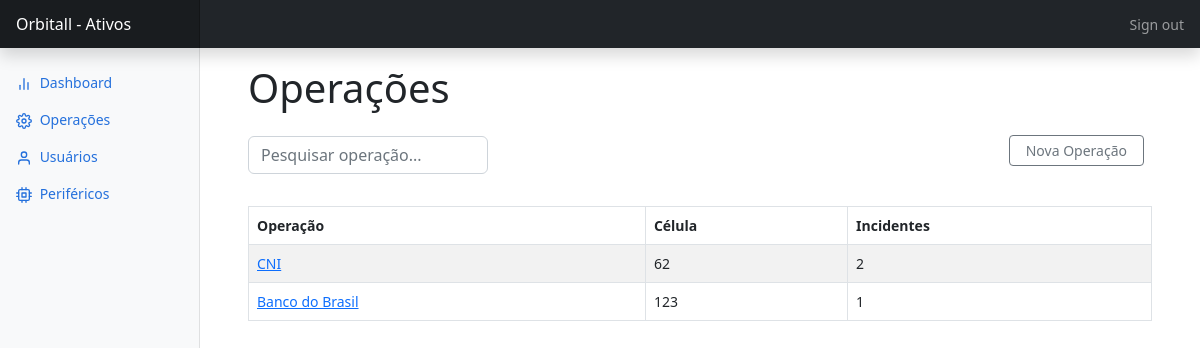
The app's page /home/operacoes/, older data.
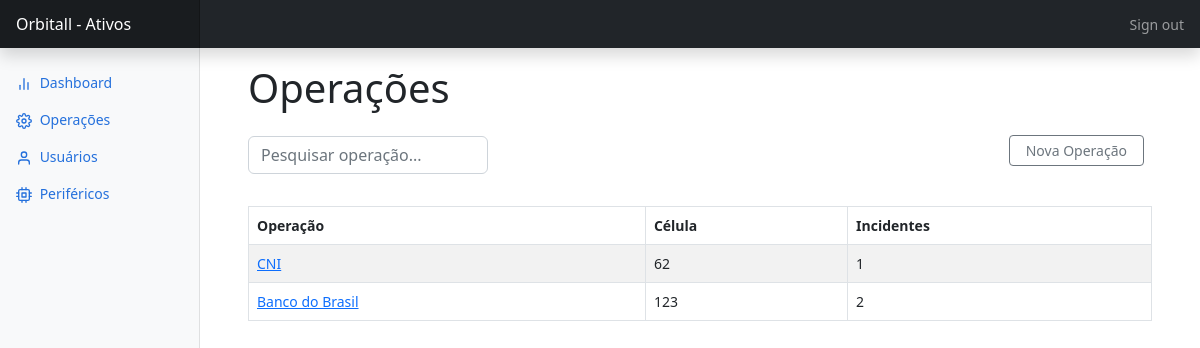
The same page, newer data.
### cadastroEquipamento/models.py (models this page shows, shortened)
class TblOperacao(models.Model):
    operacao = models.CharField(unique=True, max_length=15)
    celula = models.IntegerField(default=0)
    qtd_solicitacao = models.IntegerField(blank=True, default=0)
    observacao = models.TextField()
    class Meta:
        managed = True
        db_table = 'tbl_operacao'
    def get_absolute_url(self):
            return reverse("operacao_details", kwargs={'pk':self.pk})

### cadastroEquipamento/views.py (the view, shortened to what this page needs)
# urls.py: path('operacoes/', views.operacoesAtivas, name="operacoesAtivas"),
def operacoesAtivas(request):
    if request.method == 'GET':
        operacoes = TblOperacao.objects.all()
        return render(request, 'cadastroEquipamento/html/operacoes.html', {'operacoes':operacoes})

### templates/cadastroEquipamento/html/operacoes.html (shortened to what this page needs)
{% extends "cadastroEquipamento/html/base.html" %}
{% block main %}
          <main class="col-md-9 ms-sm-auto col-lg-10 px-md-4">
            <div class=" container-fluid">
              <div class="py-3 container-fluid header-operacoes">
                <div>
                  <h1>Operações</h1>
                  <form class="col-12 col-lg-auto mb-3 mb-lg-0 me-lg-3 py-3" role="search">
                    <input type="search" class="form-control" placeholder="Pesquisar operação..." aria-label="Search" style="width:20vw">
                  </form>
                </div>
                <div
                  class="d-flex justify-content-between flex-wrap flex-md-nowrap align-items-center pt-3 pb-2 mb-3 ">
                  <div class="btn-toolbar mb-2 mb-md-0">
                    <div class="btn-group me-2">
                      <button type="button" class="btn btn-sm btn-outline-secondary px-3" data-bs-toggle="modal"
                        data-bs-target="#modalSheet">Nova Operação</button>
                    </div>
                  </div>
                </div>
              </div>
              <div class="table-responsive container-fluid">
                <table class="table table-striped table-bordered table-hover table-condensed">
                  <thead>
                    <tr>
                      <th scope="col">Operação</th>
                      <th scope="col">Célula</th>
                      <th scope="col">Incidentes</th>
                    </tr>
                  </thead>
                  <tbody id="data">
                    {% for row in operacoes %}
                      <tr>
                        <td><a href="{{ row.get_absolute_url }}">{{row.operacao}}</a></td>
                        <td>{{row.celula}}</td>
                        <td>{{row.qtd_solicitacao}}</td>
                      </tr>
                    {% endfor %}
                  </tbody>
                </table>
              </div>
            </div>
          </main>
        </div>
      </div>
{% endblock main %}

Row changes from the older to the newer data that the page shows:
changed TblOperacao "CNI": qtd_solicitacao "2" → "1"
changed TblOperacao "Banco do Brasil": qtd_solicitacao "1" → "2"
